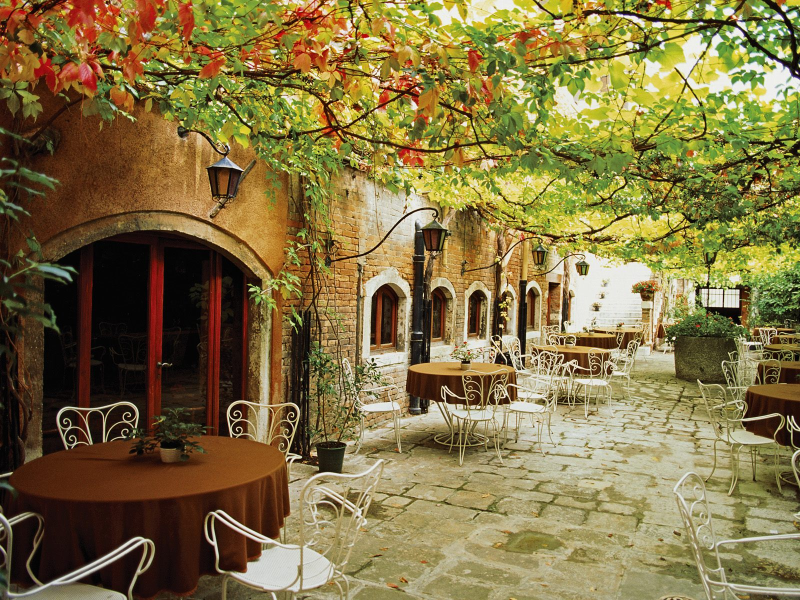
%> input picture image_watermarking/matlab_projects/6/Image-Watermarking-master/medium_key.jpg, 1600 x 1200 px (shown at 1/2 size)
$ octave wavelet_watermark.m   (GNU Octave 9; MATLAB toolbox functions it lacks are replaced by stand-ins)
%> lines starting %> are read from the running program, lines starting %| are printed output that depends on the picture; in (x1, y1, x2, y2) boxes, pixels count from 0 and x2, y2 are one past the last pixel; in counts of white or black regions, pixels touching at a corner belong together; the program's own positions count from 1
clear all;
clc;
% read image
Image = imread('medium_key.jpg');
%> Image is the input picture: size 1200x1600x3 uint8; mean R, G, B 130.1, 114.5, 67.1

load key; %load key.mat file containing locations at which to embed
load watermark; %load watermark.mat file

% wavelet transform
[LL1,LH1,HL1,HH1]  = dwt2(double(Image),'haar','mode','per'); %First Decomp
[LL2,LH2,HL2,HH2]  = dwt2(double(LL1),'haar','mode','per'); %Second Decomp
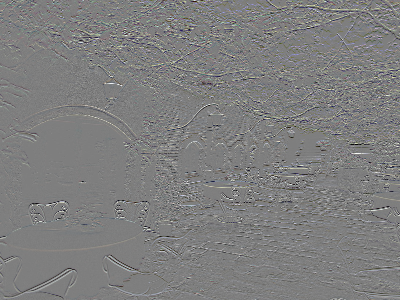
%> LH2: size 300x400x3 double; mean R, G, B 0, 0, -0.2; drawn with min black and max white
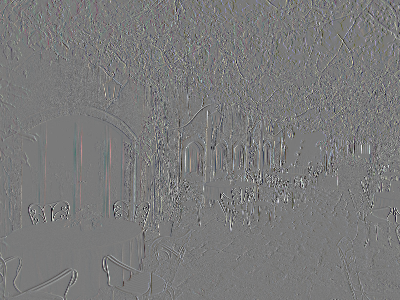
%> HL2: size 300x400x3 double; mean R, G, B 0, 0, -0.1; drawn with min black and max white
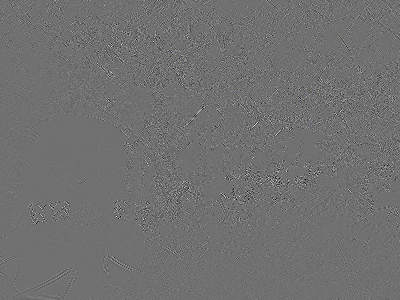
%> HH2: size 300x400x3 double; mean R, G, B -0.1, -0.1, -0.1; drawn with min black and max white
[LL3,LH3,HL3,HH3]  = dwt2(double(LL2),'haar','mode','per'); %Third Decomp
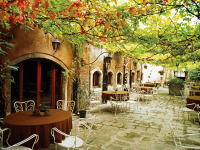
%> LL3: size 150x200x3 double; mean R, G, B 1040.5, 915.7, 536.9; drawn with min black and max white
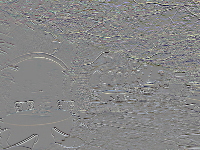
%> LH3: size 150x200x3 double; mean R, G, B 1.4, 1.3, 0.6; drawn with min black and max white
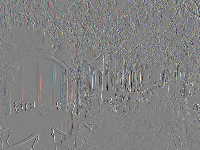
%> HL3: size 150x200x3 double; mean R, G, B -0.2, -0.5, -0.5; drawn with min black and max white
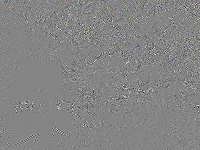
%> HH3: size 150x200x3 double; mean R, G, B -0.1, -0.1, -0.1; drawn with min black and max white

% Transform images using function
LH3=transform(LH3,w,key);
%> the loop in transform, `for i=1:3000` made 3000 passes
%> (coefficient, Q_coefficient_H3) on passes 1 to 3: (-14.5, -20.79), (2, -6.12), (-63, -55.54)
%> after the loop in transform, `for i=1:3000`: H3: size 150x200x3 double; 10% of pixels changed, all inside (x1, y1, x2, y2) = (0, 0, 64, 64)
HL3=transform(HL3,w,key);
%> the loop in transform (call 2), `for i=1:3000` made 3000 passes
%> (coefficient, Q_coefficient_H3) on passes 1 to 3: (49.75, 43.46), (-23.5, -31.62), (14.25, 21.71)
HH3=transform(HH3,w,key);

% Inverse wavelet transform
Reconstructed_LL2 = idwt2(LL3,LH3,HL3,HH3,'haar','mode','per');
Reconstructed_LL1 = idwt2(Reconstructed_LL2,LH2,HL2,HH2,'haar','mode','per');
Reconstructed_Image = idwt2(Reconstructed_LL1,LH1,HL1,HH1,'haar','mode','per');

% Write image
imwrite(uint8(round(Reconstructed_Image)),'watermarked_image.png');

function H3_transformed = transform(H3,w,key)
a = 10; % Watermark strength
for i=1:3000
    % Get locations from key
    row_number=key(i,1); column_number=key(i,2);

    % Get current coefficient
    coefficient=H3(row_number,column_number);

    % Coefficinet equation
    Q_coefficient_H3=coefficient+(a*w(i));

    % Place coefficient which hides watermark back in 3rd decomp
    H3(row_number,column_number)=Q_coefficient_H3;
end
% Return transformation
H3_transformed=H3;
end
